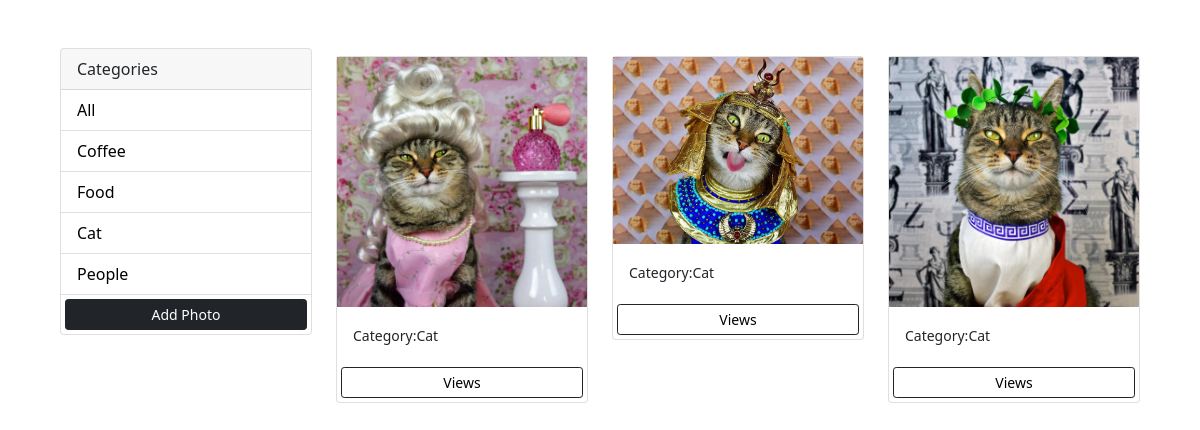
The app's page /?category=Cat with its own data.
### photos/models.py (models this page shows, shortened)
class Category(models.Model):
    name = models.CharField(max_length=100,null=False,blank=False)

class Photo(models.Model):
    category = models.ForeignKey(Category,on_delete=models.SET_NULL,null=True,blank=True)
    image = models.ImageField(null=False,blank=False)
    description = models.TextField()

### photos/views.py (the view)
# urls.py: path('',views.gallery,name='gallery'),
def gallery(request):
    category=request.GET.get('category')
    if category==None:
        photos = Photo.objects.all()
    else:
        photos = Photo.objects.filter(category__name=category)
    categories=Category.objects.all()
    context = {'categories':categories,'photos':photos}
    return render(request,'photos/gallery.html',context)

### photos/templates/photos/gallery.html (shortened to what this page needs)
<!DOCTYPE html>
<html lang="en">
<head>
    <link href="https://cdn.jsdelivr.net/npm/bootstrap@5.0.2/dist/css/bootstrap.min.css" rel="stylesheet">
</head>
<body class='m-5'>
    <div class="container">
        <div class="row">
            <div class="col-md-3">
                <div class="card">
                    <div class="card-header">
                        Categories
                    </div>
                    <ul class="list-group list-group-flush">
                        <li class="list-group-item">
                           <a href="{% url 'gallery' %}">All</a>
                        </li>
                        {% for category in categories %}
                            <li class="list-group-item">
                                <a href="{% url 'gallery'%}?category={{category.name}}">{{category.name}}</a>
                            </li>
                        {% endfor %}
                        <a href="{% url 'add' %}" class='btn btn-dark btn-sm btn-block m-1 text-white'>Add Photo</a>
                    </ul>
                </div>
            </div>
            <div class="col-md-9">
                <div class="row">
                    {% for photo in photos %}
                    <div class="col-md-4">
                        <div class="card my-2">
                            <img src="{{photo.image.url}}" alt="...">
                            <div class="card-body">
                                <small>Category:{{photo.category.name}}</small>
                            </div>
                            <a href="{% url 'photo' photo.id %}" class="btn btn-outline-dark btn-sm m-1">Views</a>
                        </div>
                    </div>
                    {% empty %}
                    <h3>No photos yet...</h3>
                    {% endfor %}
                </div>
            </div>
        </div>
    </div>
</body>
</html>

### photos/templates/photos/gallery.html (style rules this page uses)
.container a { text-decoration:none; color:black; }

### records on screen
Category: name "Coffee"
Category: name "Food"
Category: name "Cat"
Category: name "People"
Photo: image (picture), category.name "Cat"
Photo: image (picture), category.name "Cat"
Photo: image (picture), category.name "Cat"
